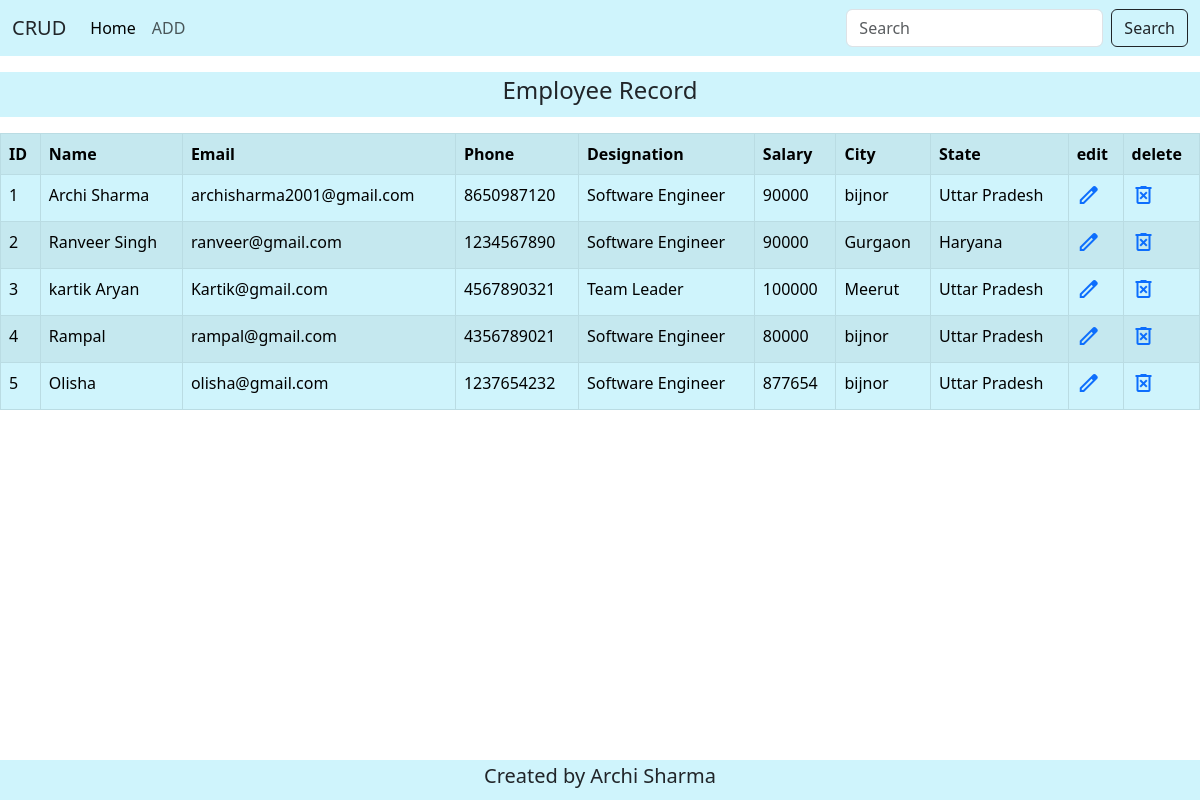
The page / on the database its author committed.
### mainApp/models.py (models this page shows, shortened)
class Employee(models.Model):
    id=models.AutoField(primary_key=True)
    name=models.CharField(max_length=20)
    email=models.EmailField(max_length=50)
    phone=models.CharField(max_length=10)
    dsg=models.CharField(max_length=20)
    salary=models.IntegerField()
    city=models.CharField(max_length=20, null=True, default=" ",blank=True)
    state=models.CharField(max_length=20, null=True, default=" ",blank=True )

### mainApp/views.py (the view)
# urls.py: path('',views.HomePage),
def HomePage(Request):
    data = Employee.objects.all()
    return render (Request,"index.html",{'data':data})

### mainApp/templates/index.html (shortened to what this page needs)
{% load static %}
<!DOCTYPE html>
<html>
  <head>
    <link rel="stylesheet" href="" />
    <link href="https://cdn.jsdelivr.net/npm/bootstrap@5.3.0/dist/css/bootstrap.min.css" rel="stylesheet">
  </head>
  <body>
    <nav class="navbar navbar-expand-lg bg-info-subtle stick-top">
      <div class="container-fluid ">
        <a class="navbar-brand text-dark" href="#">CRUD</a>
        <div class="collapse navbar-collapse" id="navbarSupportedContent">
          <ul class="navbar-nav me-auto mb-2 mb-lg-0">
            <li class="nav-item">
              <a class="nav-link active" aria-current="page" href="/">Home</a>
            </li>
            <li class="nav-item">
              <a class="nav-link" href="/add/">ADD</a>
            </li>
           </ul>
          <form class="d-flex " role="search"  method="Post" action="/search/" >
          <input class="form-control me-2"  name="search" type="search" placeholder="Search" aria-label="Search">
            <button class="btn btn-outline-dark" type="submit">
              Search
            </button>
          </form>
        </div>
      </div>
    </nav>
    {% block body %}
    <div class="text-center text-dark bg-info-subtle p-1 my-3 ">
    <h4> Employee Record </h4>
    </div>
    <div class="table-responsive">
    <table class="table table-bordered table-info table-striped table-hover">
      <tr>
        <th>ID</th>
        <th>Name</th>
        <th>Email</th>
        <th>Phone</th>
        <th>Designation</th>
        <th>Salary</th>
        <th>City</th>
        <th>State</th>
        <th>edit</th>
        <th>delete</th>
      </tr>
      {% for item in data %}
      <tr>
         <td>{{forloop.counter}}</td>
         <td>{{item.name}}</td>
         <td>{{item.email}}</td>
         <td>{{item.phone}}</td>
         <td>{{item.dsg}}</td>
         <td>{{item.salary}}</td>
         <td>{{item.city}}</td>
         <td>{{item.state}}</td>
         <td><a href="/update/{{item.id}}"><span class="material-symbols-outlined">edit</span> </a></td>
         <td> <a href="/delete/{{item.id}}"><span class="material-symbols-outlined">delete_forever</span> </a></td>
      </tr>
      {% endfor %}
    </table>
    </div>
    {% endblock %}
    <footer class="text-dark bg-info-subtle text-center fixed-bottom p-1">
       <h5>Created by Archi Sharma</h5>
    </footer>
  </body>
</html>

### rows shown on the page
Employee: name "Archi Sharma", email "archisharma2001@gmail.com", phone "8650987120", dsg "Software Engineer", salary "90000", city "bijnor", state "Uttar Pradesh"
Employee: name "Ranveer Singh", email "ranveer@gmail.com", phone "1234567890", dsg "Software Engineer", salary "90000", city "Gurgaon", state "Haryana"
Employee: name "kartik Aryan", email "Kartik@gmail.com", phone "4567890321", dsg "Team Leader", salary "100000", city "Meerut", state "Uttar Pradesh"
Employee: name "Rampal", email "rampal@gmail.com", phone "4356789021", dsg "Software Engineer", salary "80000", city "bijnor", state "Uttar Pradesh"
Employee: name "Olisha", email "olisha@gmail.com", phone "1237654232", dsg "Software Engineer", salary "877654", city "bijnor", state "Uttar Pradesh"
